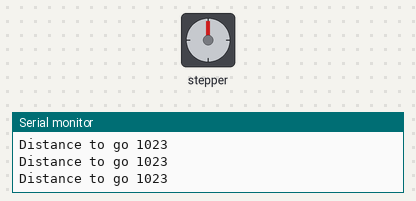
Bench run of a sketch on a simulated Arduino Uno, built with avr-gcc and run on an emulated ATmega328P. Shown: stepper motor, the last lines printed to the serial monitor. Stepper angles assume 2048 steps per turn.

Above: at 0.24 s.
At 11.09 s:
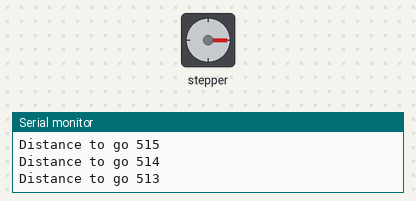
At 21.81 s:
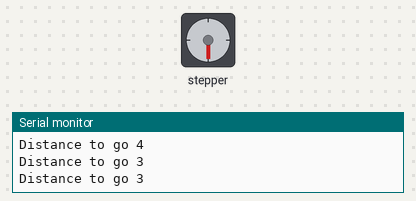
At 39.8 s:
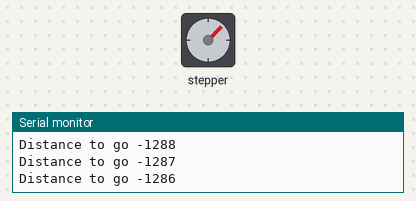
Timing chart, 0 to 40.0 s (numbered marks = the images above):
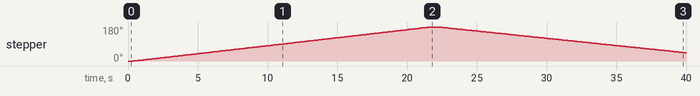

The sketch:

sketch_apr14a.ino
```cpp
// (licence header left out)
#include <AccelStepper.h>

// Define some steppers and the pins the will use
int IN11 = 2;
int IN21 = 3;
int IN31 = 4;
int IN41 = 5;

int IN12 = 7;
int IN22 = 8;
int IN32 = 9;
int IN42 = 10;

//AccelStepper stepper1(AccelStepper::FULL4WIRE, 2, 4, 3, 5);  // Defaults to AccelStepper::FULL4WIRE (4 pins) on 2, 3, 4, 5
AccelStepper stepper1(AccelStepper::FULL4WIRE, IN11, IN31, IN21, IN41);  // UNL Stepper Driver sequence
// AccelStepper stepper2(AccelStepper::FULL4WIRE, IN12, IN32, IN22, IN42);  // UNL Stepper Driver sequence
//AccelStepper stepper2(AccelStepper::FULL4WIRE, 2, 4, 3, 5);
//AccelStepper stepper3(AccelStepper::FULL2WIRE, 10, 11);

String inputBuffer = "";
String direction = "";

int pos = 1024;
int steps = 1024;

void setup() {
  Serial.begin(9600);
  stepper1.setMaxSpeed(300.0);
  stepper1.setAcceleration(100.0);
  stepper1.moveTo(pos);
  Serial.println("Begin");
}

void loop() {
//  while (Serial.available() > 0) {
//    inputBuffer = Serial.readString();
//    Serial.println(inputBuffer);
//    if (inputBuffer.startsWith("l")) {
//      direction = "CCW";
//      steps = steps / 2;
//      pos = pos - steps;
//    }
//    if (inputBuffer.startsWith("r")) {
//      direction = "CW";
//      steps = steps / 2;
//      pos = pos + steps;
//    }
//    Serial.print("Move ");
//    Serial.print(steps);
//    Serial.print(" steps ");
//    Serial.print(direction);
//    Serial.print(" to ");
//    Serial.print(pos);
//    Serial.println("");
//    stepper1.moveTo(pos);
//  }
  Serial.print("Distance to go ");
  Serial.print(stepper1.distanceToGo());
  Serial.println("");
  if (stepper1.distanceToGo() == 0) {
      stepper1.moveTo(-stepper1.currentPosition());
      Serial.println("Change direction");
  }
    stepper1.run();
  //  stepper1.move(1000);
  //  stepper1.run();

  // stepper1.moveTo(100);
  // stepper1.run();
  // stepper2.run();
  // stepper3.run();
}
```

Measured:
- by itself, stepper: turns 180° clockwise in 21.6 s, then 137° counter-clockwise in 17.9 s
